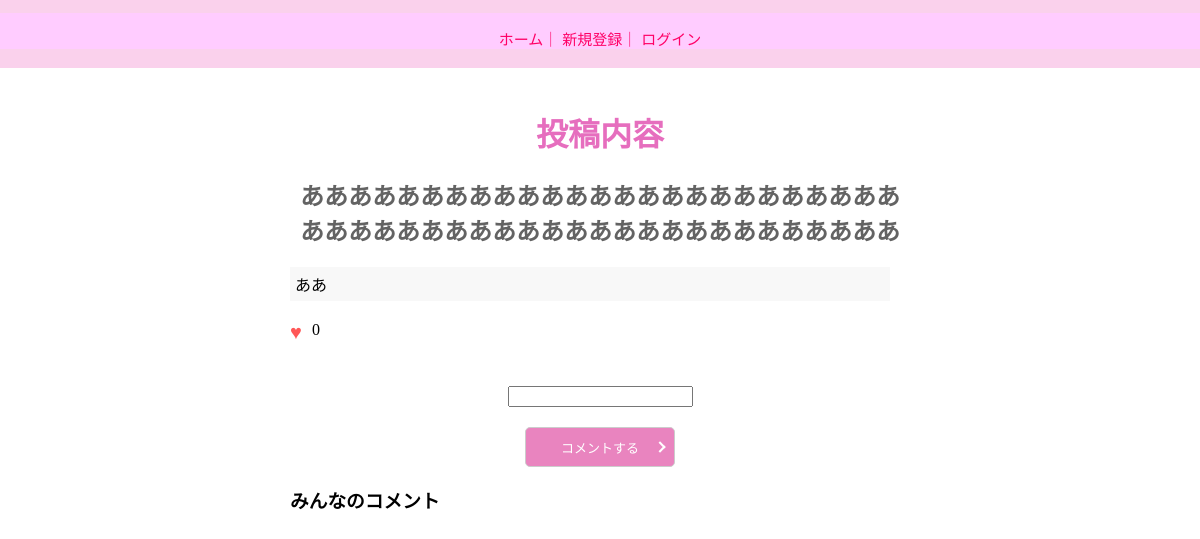
Before: /post-info/6/ with the older database file.
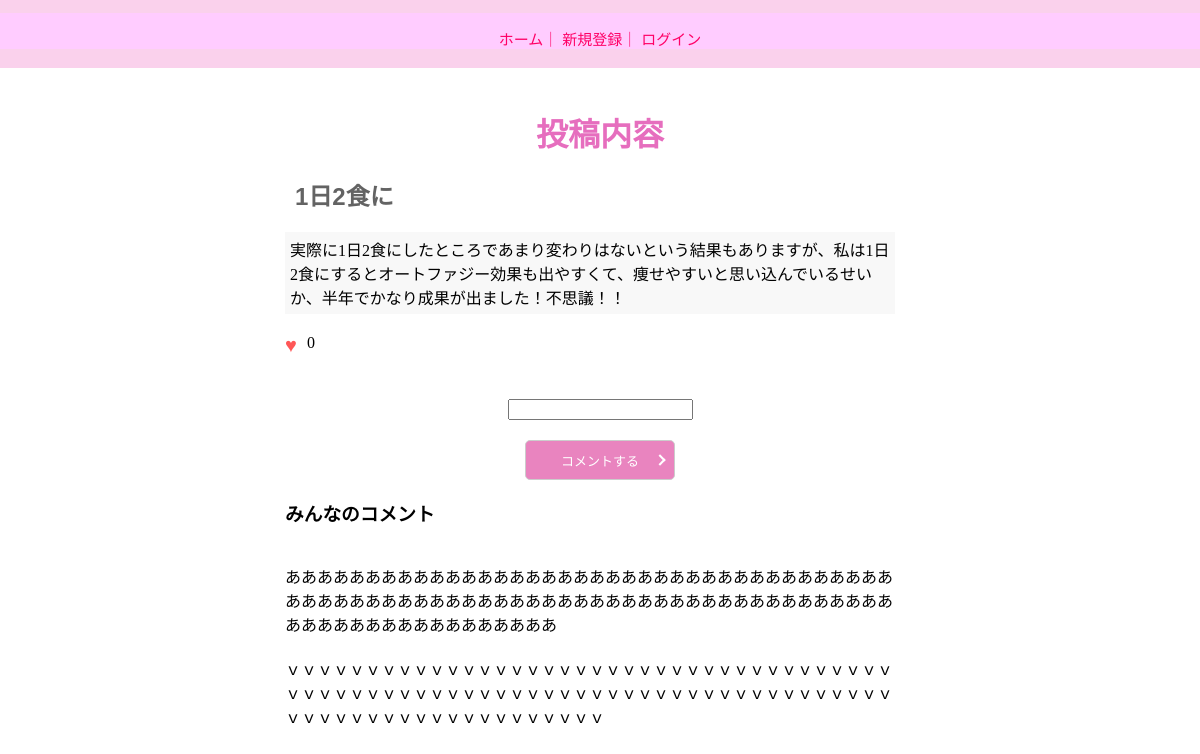
After: the same page with the newer database file.
### mind_ch_db/models.py (models this page shows)
class PostInfo(models.Model):
    user_id = models.ForeignKey(
        User, on_delete=models.SET_NULL,null=True)
    genre_id = models.ForeignKey(
        'genre', on_delete=models.SET_NULL,null=True)
    post_title = models.CharField(max_length=50)
    post_content = models.TextField(max_length=1000)
    reaction_count = models.IntegerField(null=True, blank=True)
    create_at = models.DateTimeField(default=timezone.datetime.now)
    update_at = models.DateTimeField(default=timezone.datetime.now)

class Comment(models.Model):
    Post_info_id = models.ForeignKey(
        'postinfo', on_delete=models.SET_NULL,null=True)
    comment = models.CharField(max_length=300)
    reaction_count = models.IntegerField(default=0)
    create_at = models.DateTimeField(default=timezone.datetime.now)
    update_at = models.DateTimeField(default=timezone.datetime.now)

### mind_ch_db/views.py (the view)
# urls.py: path('post-info/<int:post_info_id>/', views.post_info_detail, name='post_info_detail'),
def post_info_detail(request, post_info_id):
    post_info = get_object_or_404(PostInfo, pk=post_info_id)
    comments = Comment.objects.filter(Post_info_id=post_info_id)
    good_count = Good.objects.filter(post_info_id=post_info_id).count()
    if request.method == 'POST':
        form = CommentForm(request.POST)
        if form.is_valid():
            comment = form.save(commit=False)
            comment.Post_info_id = post_info
            comment.save()
            return redirect('post_info_detail',post_info_id=post_info_id)
    else:
        form = CommentForm()
    return render(request, 'comment.html', {
        'post_info': post_info,
        'comments': comments,
        'form': form,
        'good_count': good_count,
        })

### mind_ch_db/forms.py
class CommentForm(forms.ModelForm):
    class Meta:
        model = Comment
        fields = ['comment']
    """
    confirm_password = forms.CharField(label='パスワード再入力', widget=forms.PasswordInput())

    def clean(self):
        cleaned_date = super().clean()
        password = cleaned_date['password']
        confirm_password = cleaned_date['confirm_password']
        if password !=confirm_password:
            raise forms.ValidationError('パスワードが一致していません')
        """

### mind_ch_db/templates/comment.html (shortened to what this page needs)
{% extends "base.html" %}
{% block content %}
<main id="post_info_box">
    <div class="post_info">
        <h1>投稿内容</h1>
        <div><h2>{{ post_info.post_title }}</h2>
        <div id="post_content">{{ post_info.post_content }}</div>
        <div class="flex_column">
            {% if user.is_authenticated %}
            <form action="{% url 'good_toggle' post_info.id %}" method="post" class="end" style="max-width: 580px;">
                {% csrf_token %}
                <div class="good_box" style="max-width: 580px;">
                    <button class="good_hart" type="submit">
                        <div style="margin-bottom:7px; margin-right: 10px; font-size: 20px;">♥</div>
                    </button>
                    <div style="margin-left: 10px; font-size: 20px;" >{{ good_count }}</div>
                </div>
            </form>
            {% else %}
            <div class="good_box" style="max-width: 580px;">
                <div  class="red" style="margin-bottom:7px; margin-right: 10px; font-size: 20px;">♥</div>
                <div>{{ good_count }}</div>
            </div>
            {% endif %}
            <form method="post" action="{% url 'post_info_detail' post_info.id %}">
                <div class="comment_add center">{{ form.comment }}</div>
                <div class="center"><button class="submitbtn" type="submit">コメントする</button></div>
            </form>
            <div><h3>みんなのコメント</h3></div>
            {% for comment in comments %}
                <div class="comment_info" style="max-width: 620px;">{{ comment.comment }}</div>
            {% endfor %}
        </div>
    </div>
</main>
{% endblock %}

Changed rows visible on the page:
changed PostInfo: post_title "ああああああああああああああああああああああああああああああああああああああああああああああああああ" → "1日2食に"; post_content "ああ" → "実際に1日2食にしたところであまり変わりはないという結果もありますが、私は1日2食にするとオートファジー効果も出やすくて、痩せやすいと思い込んでいるせいか、半年でかなり成果が出ました！不思議！！"
added Comment: comment "あああああああああああああああああああああああああああああああああああああああああああああああああああああああああああああああああああああああああああああああああああああああああああああ"
added Comment: comment "ｖｖｖｖｖｖｖｖｖｖｖｖｖｖｖｖｖｖｖｖｖｖｖｖｖｖｖｖｖｖｖｖｖｖｖｖｖｖｖｖｖｖｖｖｖｖｖｖｖｖｖｖｖｖｖｖｖｖｖｖｖｖｖｖｖｖｖｖｖｖｖｖｖｖｖｖｖｖｖｖｖｖｖｖｖｖｖｖｖｖｖｖｖｖｖｖ"
